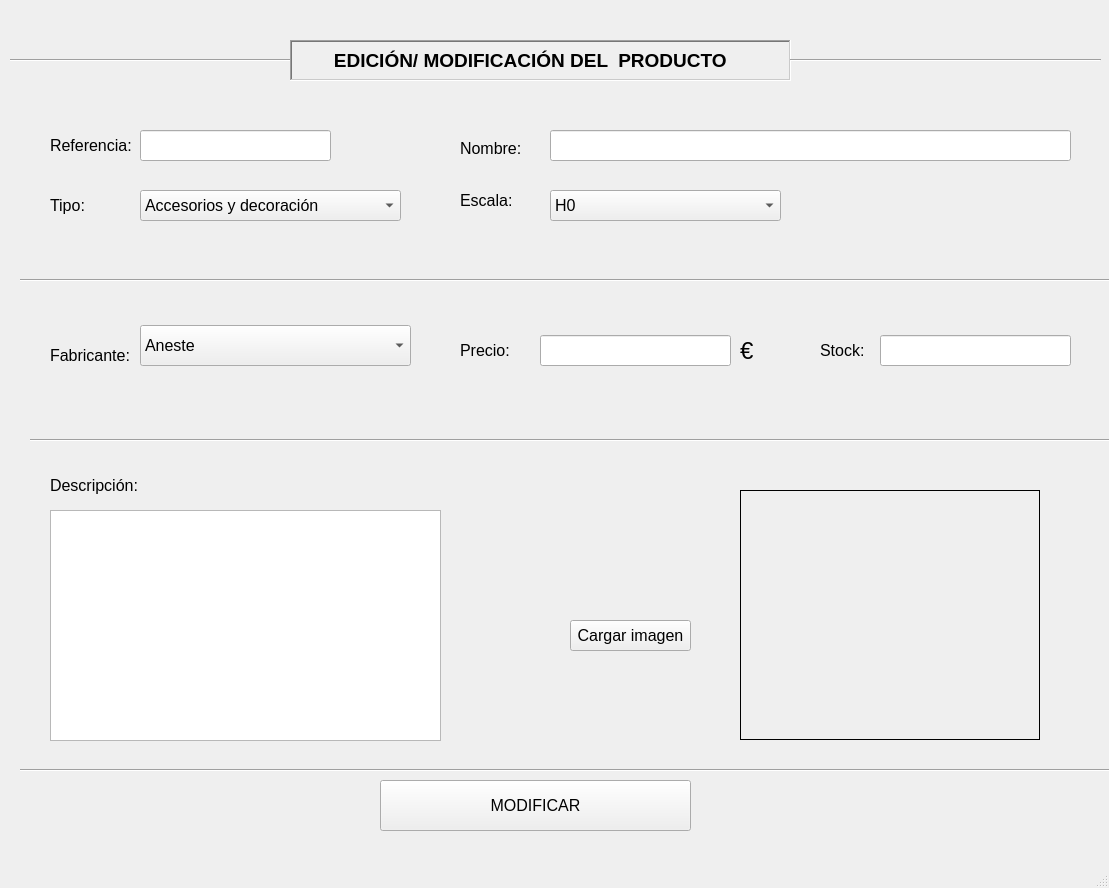
<?xml version="1.0" encoding="UTF-8"?>
<ui version="4.0">
 <class>ventanaEdicion</class>
 <widget class="QMainWindow" name="ventanaEdicion">
  <property name="geometry">
   <rect>
    <x>0</x>
    <y>0</y>
    <width>1109</width>
    <height>888</height>
   </rect>
  </property>
  <property name="windowTitle">
   <string>Editar producto</string>
  </property>
  <widget class="QWidget" name="centralwidget">
   <widget class="QLineEdit" name="line_nombre">
    <property name="geometry">
     <rect>
      <x>550</x>
      <y>130</y>
      <width>521</width>
      <height>31</height>
     </rect>
    </property>
   </widget>
   <widget class="Line" name="linea_separadora4">
    <property name="geometry">
     <rect>
      <x>30</x>
      <y>430</y>
      <width>1091</width>
      <height>20</height>
     </rect>
    </property>
    <property name="orientation">
     <enum>Qt::Horizontal</enum>
    </property>
   </widget>
   <widget class="QLabel" name="etq_descripcion">
    <property name="geometry">
     <rect>
      <x>50</x>
      <y>470</y>
      <width>101</width>
      <height>31</height>
     </rect>
    </property>
    <property name="font">
     <font>
      <pointsize>12</pointsize>
     </font>
    </property>
    <property name="text">
     <string>Descripción: </string>
    </property>
   </widget>
   <widget class="QLabel" name="etq_precio">
    <property name="geometry">
     <rect>
      <x>460</x>
      <y>335</y>
      <width>71</width>
      <height>31</height>
     </rect>
    </property>
    <property name="font">
     <font>
      <pointsize>12</pointsize>
     </font>
    </property>
    <property name="text">
     <string>Precio:</string>
    </property>
   </widget>
   <widget class="QLabel" name="etq_stock">
    <property name="geometry">
     <rect>
      <x>820</x>
      <y>335</y>
      <width>51</width>
      <height>31</height>
     </rect>
    </property>
    <property name="font">
     <font>
      <pointsize>12</pointsize>
     </font>
    </property>
    <property name="text">
     <string>Stock:</string>
    </property>
   </widget>
   <widget class="QLabel" name="etq_euro">
    <property name="geometry">
     <rect>
      <x>740</x>
      <y>340</y>
      <width>31</width>
      <height>21</height>
     </rect>
    </property>
    <property name="font">
     <font>
      <pointsize>18</pointsize>
      <weight>50</weight>
      <bold>false</bold>
     </font>
    </property>
    <property name="text">
     <string>€</string>
    </property>
   </widget>
   <widget class="QLabel" name="etq_referencia">
    <property name="geometry">
     <rect>
      <x>50</x>
      <y>130</y>
      <width>101</width>
      <height>31</height>
     </rect>
    </property>
    <property name="font">
     <font>
      <pointsize>12</pointsize>
     </font>
    </property>
    <property name="text">
     <string>Referencia: </string>
    </property>
   </widget>
   <widget class="QLabel" name="etq_titulo">
    <property name="geometry">
     <rect>
      <x>290</x>
      <y>40</y>
      <width>501</width>
      <height>41</height>
     </rect>
    </property>
    <property name="font">
     <font>
      <pointsize>14</pointsize>
      <weight>75</weight>
      <bold>true</bold>
      <underline>false</underline>
     </font>
    </property>
    <property name="frameShape">
     <enum>QFrame::WinPanel</enum>
    </property>
    <property name="frameShadow">
     <enum>QFrame::Sunken</enum>
    </property>
    <property name="text">
     <string>       EDICIÓN/ MODIFICACIÓN DEL  PRODUCTO</string>
    </property>
   </widget>
   <widget class="QPushButton" name="boton_modificar">
    <property name="geometry">
     <rect>
      <x>380</x>
      <y>780</y>
      <width>311</width>
      <height>51</height>
     </rect>
    </property>
    <property name="font">
     <font>
      <pointsize>12</pointsize>
     </font>
    </property>
    <property name="text">
     <string>MODIFICAR</string>
    </property>
   </widget>
   <widget class="Line" name="linea_separadora2">
    <property name="geometry">
     <rect>
      <x>790</x>
      <y>50</y>
      <width>311</width>
      <height>20</height>
     </rect>
    </property>
    <property name="orientation">
     <enum>Qt::Horizontal</enum>
    </property>
   </widget>
   <widget class="QLineEdit" name="line_precio">
    <property name="geometry">
     <rect>
      <x>540</x>
      <y>335</y>
      <width>191</width>
      <height>31</height>
     </rect>
    </property>
   </widget>
   <widget class="Line" name="linea_separadora3">
    <property name="geometry">
     <rect>
      <x>20</x>
      <y>270</y>
      <width>1091</width>
      <height>20</height>
     </rect>
    </property>
    <property name="orientation">
     <enum>Qt::Horizontal</enum>
    </property>
   </widget>
   <widget class="QLabel" name="etq_fabricante">
    <property name="geometry">
     <rect>
      <x>50</x>
      <y>345</y>
      <width>101</width>
      <height>21</height>
     </rect>
    </property>
    <property name="font">
     <font>
      <pointsize>12</pointsize>
     </font>
    </property>
    <property name="text">
     <string>Fabricante:</string>
    </property>
   </widget>
   <widget class="QComboBox" name="combo_escala">
    <property name="geometry">
     <rect>
      <x>550</x>
      <y>190</y>
      <width>231</width>
      <height>31</height>
     </rect>
    </property>
    <property name="font">
     <font>
      <pointsize>12</pointsize>
     </font>
    </property>
    <item>
     <property name="text">
      <string>H0</string>
     </property>
    </item>
    <item>
     <property name="text">
      <string>N</string>
     </property>
    </item>
    <item>
     <property name="text">
      <string>Z</string>
     </property>
    </item>
   </widget>
   <widget class="QLabel" name="etq_escala">
    <property name="geometry">
     <rect>
      <x>460</x>
      <y>190</y>
      <width>61</width>
      <height>21</height>
     </rect>
    </property>
    <property name="font">
     <font>
      <pointsize>12</pointsize>
     </font>
    </property>
    <property name="text">
     <string>Escala: </string>
    </property>
   </widget>
   <widget class="QLineEdit" name="line_referencia">
    <property name="geometry">
     <rect>
      <x>140</x>
      <y>130</y>
      <width>191</width>
      <height>31</height>
     </rect>
    </property>
   </widget>
   <widget class="Line" name="linea_separadora5">
    <property name="geometry">
     <rect>
      <x>20</x>
      <y>760</y>
      <width>1091</width>
      <height>20</height>
     </rect>
    </property>
    <property name="orientation">
     <enum>Qt::Horizontal</enum>
    </property>
   </widget>
   <widget class="QLabel" name="visor_imagen">
    <property name="geometry">
     <rect>
      <x>740</x>
      <y>490</y>
      <width>300</width>
      <height>250</height>
     </rect>
    </property>
    <property name="frameShape">
     <enum>QFrame::Box</enum>
    </property>
    <property name="text">
     <string/>
    </property>
   </widget>
   <widget class="QLineEdit" name="line_stock">
    <property name="geometry">
     <rect>
      <x>880</x>
      <y>335</y>
      <width>191</width>
      <height>31</height>
     </rect>
    </property>
   </widget>
   <widget class="QTextEdit" name="edit_descripcion">
    <property name="geometry">
     <rect>
      <x>50</x>
      <y>510</y>
      <width>391</width>
      <height>231</height>
     </rect>
    </property>
    <property name="font">
     <font>
      <pointsize>12</pointsize>
     </font>
    </property>
   </widget>
   <widget class="Line" name="linea_separadora1">
    <property name="geometry">
     <rect>
      <x>10</x>
      <y>50</y>
      <width>281</width>
      <height>20</height>
     </rect>
    </property>
    <property name="orientation">
     <enum>Qt::Horizontal</enum>
    </property>
   </widget>
   <widget class="QLabel" name="etq_nombre">
    <property name="geometry">
     <rect>
      <x>460</x>
      <y>140</y>
      <width>71</width>
      <height>16</height>
     </rect>
    </property>
    <property name="font">
     <font>
      <pointsize>12</pointsize>
     </font>
    </property>
    <property name="text">
     <string>Nombre: </string>
    </property>
   </widget>
   <widget class="QComboBox" name="combo_fabricante">
    <property name="geometry">
     <rect>
      <x>140</x>
      <y>325</y>
      <width>271</width>
      <height>41</height>
     </rect>
    </property>
    <property name="font">
     <font>
      <pointsize>12</pointsize>
     </font>
    </property>
    <property name="iconSize">
     <size>
      <width>48</width>
      <height>48</height>
     </size>
    </property>
    <item>
     <property name="text">
      <string>Aneste</string>
     </property>
     <property name="icon">
      <iconset>
       <normaloff>../iconos/aneste.png</normaloff>../iconos/aneste.png</iconset>
     </property>
    </item>
    <item>
     <property name="text">
      <string>Arnold</string>
     </property>
     <property name="icon">
      <iconset>
       <normaloff>../iconos/arnold.png</normaloff>../iconos/arnold.png</iconset>
     </property>
    </item>
    <item>
     <property name="text">
      <string>Bachmann</string>
     </property>
     <property name="icon">
      <iconset>
       <normaloff>../iconos/bachmann.png</normaloff>../iconos/bachmann.png</iconset>
     </property>
    </item>
    <item>
     <property name="text">
      <string>Brawa</string>
     </property>
     <property name="icon">
      <iconset>
       <normaloff>../iconos/brawa.png</normaloff>../iconos/brawa.png</iconset>
     </property>
    </item>
    <item>
     <property name="text">
      <string>Busch</string>
     </property>
     <property name="icon">
      <iconset>
       <normaloff>../iconos/busch.png</normaloff>../iconos/busch.png</iconset>
     </property>
    </item>
    <item>
     <property name="text">
      <string>Electrotren</string>
     </property>
     <property name="icon">
      <iconset>
       <normaloff>../iconos/electrotren.png</normaloff>../iconos/electrotren.png</iconset>
     </property>
    </item>
    <item>
     <property name="text">
      <string>Esu</string>
     </property>
     <property name="icon">
      <iconset>
       <normaloff>../iconos/esu.png</normaloff>../iconos/esu.png</iconset>
     </property>
    </item>
    <item>
     <property name="text">
      <string>Evergreen</string>
     </property>
     <property name="icon">
      <iconset>
       <normaloff>../iconos/evergreen.png</normaloff>../iconos/evergreen.png</iconset>
     </property>
    </item>
    <item>
     <property name="text">
      <string>Faller</string>
     </property>
     <property name="icon">
      <iconset>
       <normaloff>../iconos/faller.png</normaloff>../iconos/faller.png</iconset>
     </property>
    </item>
    <item>
     <property name="text">
      <string>Fleischmann</string>
     </property>
     <property name="icon">
      <iconset>
       <normaloff>../iconos/fleischmann.png</normaloff>../iconos/fleischmann.png</iconset>
     </property>
    </item>
    <item>
     <property name="text">
      <string>Graham Farish</string>
     </property>
     <property name="icon">
      <iconset>
       <normaloff>../iconos/grahamFarish.png</normaloff>../iconos/grahamFarish.png</iconset>
     </property>
    </item>
    <item>
     <property name="text">
      <string>Hobbytrain</string>
     </property>
     <property name="icon">
      <iconset>
       <normaloff>../iconos/hobbytrain.png</normaloff>../iconos/hobbytrain.png</iconset>
     </property>
    </item>
    <item>
     <property name="text">
      <string>Hornby</string>
     </property>
     <property name="icon">
      <iconset>
       <normaloff>../iconos/hornby.png</normaloff>../iconos/hornby.png</iconset>
     </property>
    </item>
    <item>
     <property name="text">
      <string>Humbrol</string>
     </property>
     <property name="icon">
      <iconset>
       <normaloff>../iconos/humbrol.png</normaloff>../iconos/humbrol.png</iconset>
     </property>
    </item>
    <item>
     <property name="text">
      <string>Ibertren</string>
     </property>
     <property name="icon">
      <iconset>
       <normaloff>../iconos/ibertren.png</normaloff>../iconos/ibertren.png</iconset>
     </property>
    </item>
    <item>
     <property name="text">
      <string>Jouef</string>
     </property>
     <property name="icon">
      <iconset>
       <normaloff>../iconos/jouef.png</normaloff>../iconos/jouef.png</iconset>
     </property>
    </item>
    <item>
     <property name="text">
      <string>Kato</string>
     </property>
     <property name="icon">
      <iconset>
       <normaloff>../iconos/kato.png</normaloff>../iconos/kato.png</iconset>
     </property>
    </item>
    <item>
     <property name="text">
      <string>Kibri</string>
     </property>
     <property name="icon">
      <iconset>
       <normaloff>../iconos/kibri.png</normaloff>../iconos/kibri.png</iconset>
     </property>
    </item>
    <item>
     <property name="text">
      <string>K*train</string>
     </property>
     <property name="icon">
      <iconset>
       <normaloff>../iconos/ktraini.png</normaloff>../iconos/ktraini.png</iconset>
     </property>
    </item>
    <item>
     <property name="text">
      <string>Lemke</string>
     </property>
     <property name="icon">
      <iconset>
       <normaloff>../iconos/lemke.png</normaloff>../iconos/lemke.png</iconset>
     </property>
    </item>
    <item>
     <property name="text">
      <string>Liliput</string>
     </property>
     <property name="icon">
      <iconset>
       <normaloff>../iconos/liliput.png</normaloff>../iconos/liliput.png</iconset>
     </property>
    </item>
    <item>
     <property name="text">
      <string>Lima</string>
     </property>
     <property name="icon">
      <iconset>
       <normaloff>../iconos/lima.png</normaloff>../iconos/lima.png</iconset>
     </property>
    </item>
    <item>
     <property name="text">
      <string>Mabar</string>
     </property>
     <property name="icon">
      <iconset>
       <normaloff>../iconos/mabar.png</normaloff>../iconos/mabar.png</iconset>
     </property>
    </item>
    <item>
     <property name="text">
      <string>Maquetren</string>
     </property>
     <property name="icon">
      <iconset>
       <normaloff>../iconos/maquetren.png</normaloff>../iconos/maquetren.png</iconset>
     </property>
    </item>
    <item>
     <property name="text">
      <string>Marklin</string>
     </property>
     <property name="icon">
      <iconset>
       <normaloff>../iconos/marklin.png</normaloff>../iconos/marklin.png</iconset>
     </property>
    </item>
    <item>
     <property name="text">
      <string>Mehano</string>
     </property>
     <property name="icon">
      <iconset>
       <normaloff>../iconos/mehano.png</normaloff>../iconos/mehano.png</iconset>
     </property>
    </item>
    <item>
     <property name="text">
      <string>MF-Train</string>
     </property>
     <property name="icon">
      <iconset>
       <normaloff>../iconos/mf-train.png</normaloff>../iconos/mf-train.png</iconset>
     </property>
    </item>
    <item>
     <property name="text">
      <string>NME</string>
     </property>
     <property name="icon">
      <iconset>
       <normaloff>../iconos/NME.png</normaloff>../iconos/NME.png</iconset>
     </property>
    </item>
    <item>
     <property name="text">
      <string>Omnibus Models</string>
     </property>
     <property name="icon">
      <iconset>
       <normaloff>../iconos/omnibus.png</normaloff>../iconos/omnibus.png</iconset>
     </property>
    </item>
    <item>
     <property name="text">
      <string>Peco</string>
     </property>
     <property name="icon">
      <iconset>
       <normaloff>../iconos/peco.png</normaloff>../iconos/peco.png</iconset>
     </property>
    </item>
    <item>
     <property name="text">
      <string>Piko</string>
     </property>
     <property name="icon">
      <iconset>
       <normaloff>../iconos/piko.png</normaloff>../iconos/piko.png</iconset>
     </property>
    </item>
    <item>
     <property name="text">
      <string>Rivarossi</string>
     </property>
     <property name="icon">
      <iconset>
       <normaloff>../iconos/rivarossi.png</normaloff>../iconos/rivarossi.png</iconset>
     </property>
    </item>
    <item>
     <property name="text">
      <string>Roco</string>
     </property>
     <property name="icon">
      <iconset>
       <normaloff>../iconos/roco.png</normaloff>../iconos/roco.png</iconset>
     </property>
    </item>
    <item>
     <property name="text">
      <string>Spectrum</string>
     </property>
     <property name="icon">
      <iconset>
       <normaloff>../iconos/spectrum.png</normaloff>../iconos/spectrum.png</iconset>
     </property>
    </item>
    <item>
     <property name="text">
      <string>Startrain</string>
     </property>
     <property name="icon">
      <iconset>
       <normaloff>../iconos/startrain.png</normaloff>../iconos/startrain.png</iconset>
     </property>
    </item>
    <item>
     <property name="text">
      <string>Sudexpress</string>
     </property>
     <property name="icon">
      <iconset>
       <normaloff>../iconos/sudexpress.png</normaloff>../iconos/sudexpress.png</iconset>
     </property>
    </item>
    <item>
     <property name="text">
      <string>Thomas &amp; Friends</string>
     </property>
     <property name="icon">
      <iconset>
       <normaloff>../iconos/thomas&amp;friends.png</normaloff>../iconos/thomas&amp;friends.png</iconset>
     </property>
    </item>
    <item>
     <property name="text">
      <string>Trix</string>
     </property>
     <property name="icon">
      <iconset>
       <normaloff>../iconos/trix.png</normaloff>../iconos/trix.png</iconset>
     </property>
    </item>
    <item>
     <property name="text">
      <string>Viessmann</string>
     </property>
     <property name="icon">
      <iconset>
       <normaloff>../iconos/viessmann.png</normaloff>../iconos/viessmann.png</iconset>
     </property>
    </item>
    <item>
     <property name="text">
      <string>Vitrains Models</string>
     </property>
     <property name="icon">
      <iconset>
       <normaloff>../iconos/vitrains.png</normaloff>../iconos/vitrains.png</iconset>
     </property>
    </item>
    <item>
     <property name="text">
      <string>Vollmer</string>
     </property>
     <property name="icon">
      <iconset>
       <normaloff>../iconos/vollmer.png</normaloff>../iconos/vollmer.png</iconset>
     </property>
    </item>
    <item>
     <property name="text">
      <string>Woodland Scenics</string>
     </property>
     <property name="icon">
      <iconset>
       <normaloff>../iconos/woodland.png</normaloff>../iconos/woodland.png</iconset>
     </property>
    </item>
   </widget>
   <widget class="QLabel" name="etq_tipo">
    <property name="geometry">
     <rect>
      <x>50</x>
      <y>195</y>
      <width>47</width>
      <height>21</height>
     </rect>
    </property>
    <property name="font">
     <font>
      <pointsize>12</pointsize>
     </font>
    </property>
    <property name="text">
     <string>Tipo:</string>
    </property>
   </widget>
   <widget class="QComboBox" name="combo_tipo">
    <property name="geometry">
     <rect>
      <x>140</x>
      <y>190</y>
      <width>261</width>
      <height>31</height>
     </rect>
    </property>
    <property name="font">
     <font>
      <pointsize>12</pointsize>
     </font>
    </property>
    <item>
     <property name="text">
      <string>Accesorios y decoración</string>
     </property>
    </item>
    <item>
     <property name="text">
      <string>Automotores</string>
     </property>
    </item>
    <item>
     <property name="text">
      <string>Coches</string>
     </property>
    </item>
    <item>
     <property name="text">
      <string>Máquinas</string>
     </property>
    </item>
    <item>
     <property name="text">
      <string>Vagones</string>
     </property>
    </item>
    <item>
     <property name="text">
      <string>Sets</string>
     </property>
    </item>
    <item>
     <property name="text">
      <string>Vías</string>
     </property>
    </item>
   </widget>
   <widget class="QPushButton" name="boton_imagen">
    <property name="geometry">
     <rect>
      <x>570</x>
      <y>620</y>
      <width>121</width>
      <height>31</height>
     </rect>
    </property>
    <property name="font">
     <font>
      <pointsize>12</pointsize>
     </font>
    </property>
    <property name="text">
     <string>Cargar imagen</string>
    </property>
   </widget>
  </widget>
  <widget class="QStatusBar" name="statusbar"/>
 </widget>
 <resources/>
 <connections/>
</ui>
